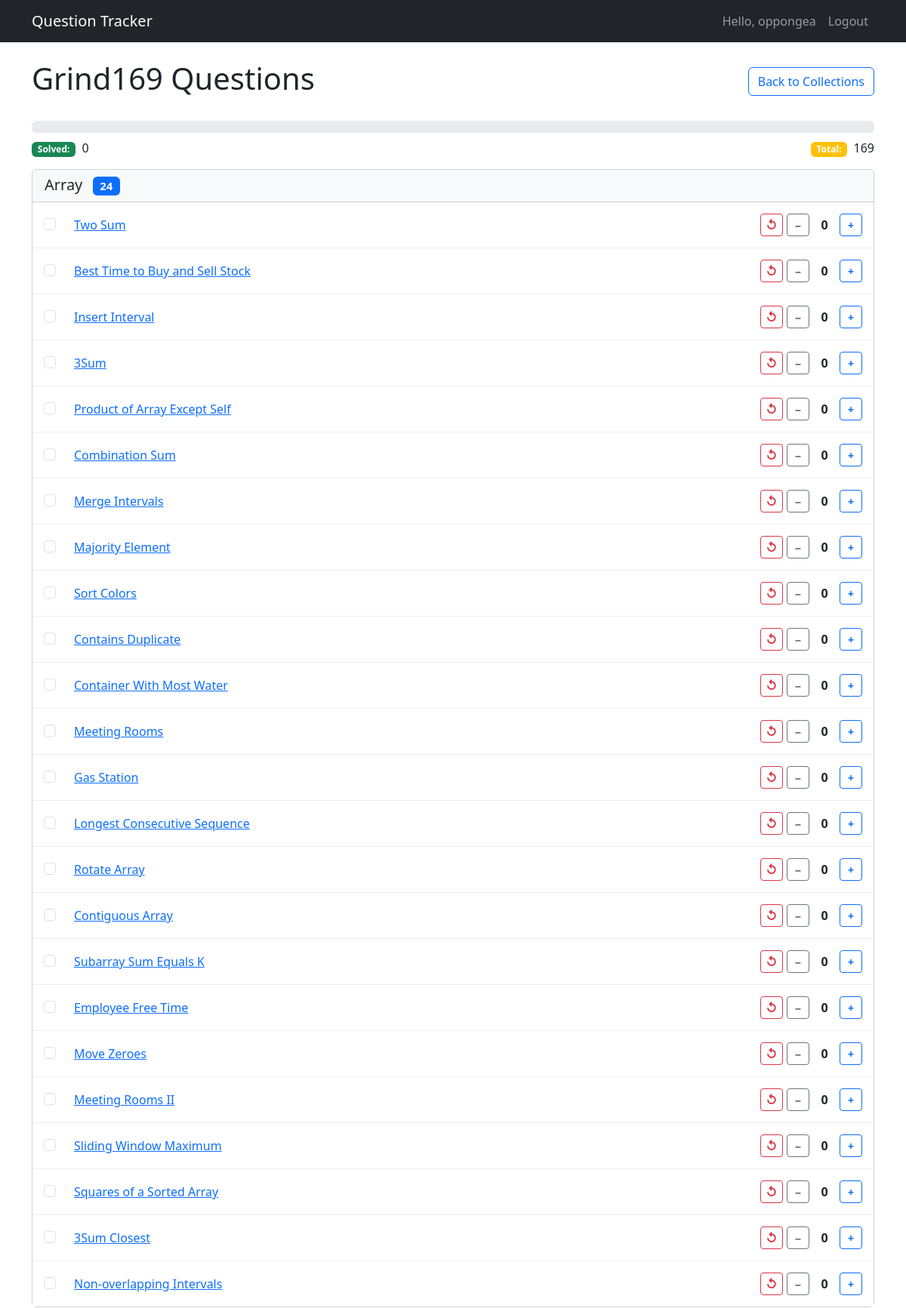
The page /collection/1/ (signed in, upper part) on the database its author committed.
### tracker/models.py (models this page shows, shortened)
class QuestionCollection(models.Model):
    name = models.CharField(max_length=50)
    description = models.TextField(blank=True)

class Topic(models.Model):
    name = models.CharField(max_length=100)
    collection = models.ForeignKey(QuestionCollection, on_delete=models.CASCADE, related_name='topics')
    class Meta:
        unique_together = ('name', 'collection')

class Question(models.Model):
    title = models.CharField(max_length=200)
    link = models.URLField()
    collection = models.ForeignKey(QuestionCollection, on_delete=models.CASCADE, related_name='questions')
    topic = models.ForeignKey(Topic, on_delete=models.CASCADE, related_name='questions', null=True)

### tracker/views.py (the view)
# urls.py: path('collection/<int:collection_id>/', views.collection_questions, name='collection_questions'),
def collection_questions(request, collection_id):
    collection = get_object_or_404(QuestionCollection, id=collection_id)
    topics = collection.topics.all().prefetch_related('questions')
    questions = collection.questions.all()
    if request.user.is_authenticated:
        user_progress = UserProgress.objects.filter(
            user=request.user,
            question__collection=collection
        ).select_related('question')
        progress_dict = {p.question_id: p for p in user_progress}
        for question in questions:
            if question.id in progress_dict:
                progress = progress_dict[question.id]
                question.is_solved = progress.is_solved
                question.review_count = progress.review_count
            else:
                question.is_solved = False
                question.review_count = 0
    topics_with_questions = []
    for topic in topics:
        topic_questions = [q for q in questions if q.topic_id == topic.id]
        if topic_questions:
            topics_with_questions.append({
                'topic': topic,
                'questions': topic_questions
            })
    uncategorized = [q for q in questions if q.topic_id is None]
    if uncategorized:
        topics_with_questions.append({
            'topic': None,
            'questions': uncategorized
        })
    return render(request, 'tracker/questions.html', {
        'collection': collection,
        'topics_with_questions': topics_with_questions
    })

### tracker/templates/tracker/questions.html (shortened to what this page needs)
{% extends 'tracker/base.html' %}
{% block content %}
<div class="d-flex justify-content-between align-items-center mb-4">
    <h1>{{ collection.name }} Questions</h1>
    <a href="{% url 'home' %}" class="btn btn-outline-primary">Back to Collections</a>
</div>
<div class="mb-3">
    <div class="progress">
    </div>
    <div class="d-flex justify-content-between mt-2">
        <span>
            <span class="badge bg-success me-1">Solved:</span>
            <span id="solved-count">0</span>
        </span>
        <span>
            <span class="badge bg-warning me-1">Total:</span>
            <span id="total-count">0</span>
        </span>
    </div>
</div>
{% for topic_data in topics_with_questions %}
<div class="card mb-4">
    <div class="card-header bg-light">
        <h5 class="mb-0">
            {% if topic_data.topic %}{{ topic_data.topic.name }}{% else %}Uncategorized{% endif %}
            <span class="badge bg-primary ms-2">{{ topic_data.questions|length }}</span>
        </h5>
    </div>
    <div class="card-body p-0">
        <div class="list-group list-group-flush">
            {% for question in topic_data.questions %}
                <div class="list-group-item question-item">
                    <div class="d-flex justify-content-between align-items-center">
                        <div class="d-flex align-items-center flex-grow-1">
                            <div class="form-check me-3">
                                <input class="form-check-input solve-checkbox" type="checkbox"
                                       data-question-id="{{ question.id }}"
                                       {% if question.is_solved %}checked{% endif %}>
                            </div>
                            <a href="{{ question.link }}" target="_blank" class="question-link {% if question.is_solved %}text-decoration-line-through{% endif %}">
                                {{ question.title }}
                            </a>
                        </div>
                        <div class="review-counter">
                            <button class="btn btn-sm btn-outline-danger reset-btn" title="Reset Counter"
                                    data-question-id="{{ question.id }}">↺</button>
                            <button class="btn btn-sm btn-outline-secondary decrement-btn" title="Decrease Count"
                                    data-question-id="{{ question.id }}">−</button>
                            <span class="counter-value" id="counter-{{ question.id }}">
                                {{ question.review_count|default:0 }}
                            </span>
                            <button class="btn btn-sm btn-outline-primary increment-btn" title="Increase Count"
                                    data-question-id="{{ question.id }}">+</button>
                        </div>
                    </div>
                </div>
            {% endfor %}
        </div>
    </div>
</div>
{% endfor %}
{% endblock %}

### tracker/templates/tracker/base.html (shortened to what this page needs)
<!DOCTYPE html>
<html lang="en">
<head>
    {% load static %}
    <link href="https://cdn.jsdelivr.net/npm/bootstrap@5.3.0-alpha1/dist/css/bootstrap.min.css" rel="stylesheet">
</head>
<body>
    <nav class="navbar navbar-expand-lg navbar-dark bg-dark">
        <div class="container">
            <a class="navbar-brand" href="{% url 'home' %}">Question Tracker</a>
            <div class="collapse navbar-collapse" id="navbarNav">
                <ul class="navbar-nav ms-auto">
                    {% if user.is_authenticated %}
                        <li class="nav-item">
                            <span class="nav-link">Hello, {{ user.username }}</span>
                        </li>
                        <li class="nav-item">
                            <a class="nav-link" href="{% url 'logout' %}">Logout</a>
                        </li>
                    {% endif %}
                </ul>
            </div>
        </div>
    </nav>
    <div class="container py-4">
        {% block content %}{% endblock %}
    </div>
</body>
</html>

### tracker/templates/tracker/base.html (style rules this page uses)
.question-item { padding: 15px; border-bottom: 1px solid #eee; }
.review-counter { display: flex; align-items: center; gap: 5px; }
.counter-value { min-width: 30px; text-align: center; font-weight: bold; }
.increment-btn, .decrement-btn, .reset-btn { width: 30px; height: 30px; display: flex; align-items: center; justify-content: center; padding: 0; font-weight: bold; }
.reset-btn { font-size: 16px; }

### rows shown on the page
QuestionCollection: name "Grind169"
Topic: topic.name "Array", questions|length "24"
Question: title "Two Sum", review_count "0"
Question: title "Best Time to Buy and Sell Stock", review_count "0"
Question: title "Insert Interval", review_count "0"
Question: title "3Sum", review_count "0"
Question: title "Product of Array Except Self", review_count "0"
Question: title "Combination Sum", review_count "0"
Question: title "Merge Intervals", review_count "0"
Question: title "Majority Element", review_count "0"
Question: title "Sort Colors", review_count "0"
Question: title "Contains Duplicate", review_count "0"
Question: title "Container With Most Water", review_count "0"
Question: title "Meeting Rooms", review_count "0"
Question: title "Gas Station", review_count "0"
Question: title "Longest Consecutive Sequence", review_count "0"
Question: title "Rotate Array", review_count "0"
Question: title "Contiguous Array", review_count "0"
Question: title "Subarray Sum Equals K", review_count "0"
Question: title "Employee Free Time", review_count "0"
Question: title "Move Zeroes", review_count "0"
Question: title "Meeting Rooms II", review_count "0"
Question: title "Sliding Window Maximum", review_count "0"
Question: title "Squares of a Sorted Array", review_count "0"
Question: title "3Sum Closest", review_count "0"
Question: title "Non-overlapping Intervals", review_count "0"

### other values the page prints
{{ user.username }} "oppongea"
